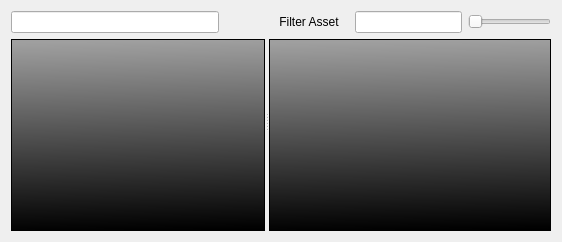
      <widget class="QWidget" name="tab_2">
       <attribute name="title">
        <string>Asset Browser</string>
       </attribute>
       <layout class="QVBoxLayout" name="verticalLayout_4">
        <item>
         <widget class="QSplitter" name="splitter">
          <property name="orientation">
           <enum>Qt::Horizontal</enum>
          </property>
          <widget class="QWidget" name="layoutWidget">
           <layout class="QVBoxLayout" name="verticalLayout_2">
            <property name="sizeConstraint">
             <enum>QLayout::SetMaximumSize</enum>
            </property>
            <item>
             <layout class="QHBoxLayout" name="horizontalLayout_2">
              <property name="sizeConstraint">
               <enum>QLayout::SetMaximumSize</enum>
              </property>
              <item>
               <widget class="QLineEdit" name="ldtFilter_2">
                <property name="sizePolicy">
                 <sizepolicy hsizetype="Preferred" vsizetype="Fixed">
                  <horstretch>0</horstretch>
                  <verstretch>0</verstretch>
                 </sizepolicy>
                </property>
               </widget>
              </item>
              <item>
               <widget class="QPushButton" name="pushButton">
                <property name="sizePolicy">
                 <sizepolicy hsizetype="Fixed" vsizetype="Fixed">
                  <horstretch>0</horstretch>
                  <verstretch>0</verstretch>
                 </sizepolicy>
                </property>
                <property name="text">
                 <string/>
                </property>
                <property name="icon">
                 <iconset resource="../../../source/icons/IconResource.qrc">
                  <normaloff>:/Project/arrow-down.png</normaloff>:/Project/arrow-down.png</iconset>
                </property>
                <property name="iconSize">
                 <size>
                  <width>20</width>
                  <height>20</height>
                 </size>
                </property>
                <property name="flat">
                 <bool>true</bool>
                </property>
               </widget>
              </item>
             </layout>
            </item>
            <item>
             <widget class="QTreeView" name="treeViewPath">
              <property name="enabled">
               <bool>true</bool>
              </property>
              <property name="sizePolicy">
               <sizepolicy hsizetype="Preferred" vsizetype="Expanding">
                <horstretch>0</horstretch>
                <verstretch>0</verstretch>
               </sizepolicy>
              </property>
              <property name="palette">
               <palette>
                <active>
                 <colorrole role="WindowText">
                  <brush brushstyle="SolidPattern">
                   <color alpha="255">
                    <red>255</red>
                    <green>255</green>
                    <blue>255</blue>
                   </color>
                  </brush>
                 </colorrole>
                 <colorrole role="Button">
                  <brush brushstyle="LinearGradientPattern">
                   <gradient startx="0.517000000000000" starty="1.000000000000000" endx="0.498000000000000" endy="0.011000000000000" type="LinearGradient" spread="PadSpread" coordinatemode="ObjectBoundingMode">
                    <gradientstop position="0.000000000000000">
                     <color alpha="255">
                      <red>0</red>
                      <green>0</green>
                      <blue>0</blue>
                     </color>
                    </gradientstop>
                    <gradientstop position="1.000000000000000">
                     <color alpha="255">
                      <red>159</red>
                      <green>159</green>
                      <blue>159</blue>
                     </color>
                    </gradientstop>
                   </gradient>
                  </brush>
                 </colorrole>
                 <colorrole role="Light">
                  <brush brushstyle="SolidPattern">
                   <color alpha="255">
                    <red>0</red>
                    <green>255</green>
                    <blue>0</blue>
                   </color>
                  </brush>
                 </colorrole>
                 <colorrole role="Midlight">
                  <brush brushstyle="SolidPattern">
                   <color alpha="255">
                    <red>0</red>
                    <green>212</green>
                    <blue>0</blue>
                   </color>
                  </brush>
                 </colorrole>
                 <colorrole role="Dark">
                  <brush brushstyle="SolidPattern">
                   <color alpha="255">
                    <red>0</red>
                    <green>85</green>
                    <blue>0</blue>
                   </color>
                  </brush>
                 </colorrole>
                 <colorrole role="Mid">
                  <brush brushstyle="SolidPattern">
                   <color alpha="255">
                    <red>0</red>
                    <green>113</green>
                    <blue>0</blue>
                   </color>
                  </brush>
                 </colorrole>
                 <colorrole role="Text">
                  <brush brushstyle="SolidPattern">
                   <color alpha="255">
                    <red>255</red>
                    <green>255</green>
                    <blue>255</blue>
                   </color>
                  </brush>
                 </colorrole>
                 <colorrole role="BrightText">
                  <brush brushstyle="SolidPattern">
                   <color alpha="255">
                    <red>255</red>
                    <green>255</green>
                    <blue>255</blue>
                   </color>
                  </brush>
                 </colorrole>
                 <colorrole role="ButtonText">
                  <brush brushstyle="SolidPattern">
                   <color alpha="255">
                    <red>255</red>
                    <green>255</green>
                    <blue>255</blue>
                   </color>
                  </brush>
                 </colorrole>
                 <colorrole role="Base">
                  <brush brushstyle="LinearGradientPattern">
                   <gradient startx="0.517000000000000" starty="1.000000000000000" endx="0.498000000000000" endy="0.011000000000000" type="LinearGradient" spread="PadSpread" coordinatemode="ObjectBoundingMode">
                    <gradientstop position="0.000000000000000">
                     <color alpha="255">
                      <red>0</red>
                      <green>0</green>
                      <blue>0</blue>
                     </color>
                    </gradientstop>
                    <gradientstop position="1.000000000000000">
                     <color alpha="255">
                      <red>159</red>
                      <green>159</green>
                      <blue>159</blue>
                     </color>
                    </gradientstop>
                   </gradient>
                  </brush>
                 </colorrole>
                 <colorrole role="Window">
                  <brush brushstyle="LinearGradientPattern">
                   <gradient startx="0.517000000000000" starty="1.000000000000000" endx="0.498000000000000" endy="0.011000000000000" type="LinearGradient" spread="PadSpread" coordinatemode="ObjectBoundingMode">
                    <gradientstop position="0.000000000000000">
                     <color alpha="255">
                      <red>0</red>
                      <green>0</green>
                      <blue>0</blue>
                     </color>
                    </gradientstop>
                    <gradientstop position="1.000000000000000">
                     <color alpha="255">
                      <red>159</red>
                      <green>159</green>
                      <blue>159</blue>
                     </color>
                    </gradientstop>
                   </gradient>
                  </brush>
                 </colorrole>
                 <colorrole role="Shadow">
                  <brush brushstyle="SolidPattern">
                   <color alpha="255">
                    <red>0</red>
                    <green>0</green>
                    <blue>0</blue>
                   </color>
                  </brush>
                 </colorrole>
                 <colorrole role="AlternateBase">
                  <brush brushstyle="SolidPattern">
                   <color alpha="255">
                    <red>127</red>
                    <green>212</green>
                    <blue>127</blue>
                   </color>
                  </brush>
                 </colorrole>
                 <colorrole role="ToolTipBase">
                  <brush brushstyle="SolidPattern">
                   <color alpha="255">
                    <red>255</red>
                    <green>255</green>
                    <blue>220</blue>
                   </color>
                  </brush>
                 </colorrole>
                 <colorrole role="ToolTipText">
                  <brush brushstyle="SolidPattern">
                   <color alpha="255">
                    <red>0</red>
                    <green>0</green>
                    <blue>0</blue>
                   </color>
                  </brush>
                 </colorrole>
                </active>
                <inactive>
                 <colorrole role="WindowText">
                  <brush brushstyle="SolidPattern">
                   <color alpha="255">
                    <red>255</red>
                    <green>255</green>
                    <blue>255</blue>
                   </color>
                  </brush>
                 </colorrole>
                 <colorrole role="Button">
                  <brush brushstyle="LinearGradientPattern">
                   <gradient startx="0.517000000000000" starty="1.000000000000000" endx="0.498000000000000" endy="0.011000000000000" type="LinearGradient" spread="PadSpread" coordinatemode="ObjectBoundingMode">
                    <gradientstop position="0.000000000000000">
                     <color alpha="255">
                      <red>0</red>
                      <green>0</green>
                      <blue>0</blue>
                     </color>
                    </gradientstop>
                    <gradientstop position="1.000000000000000">
                     <color alpha="255">
                      <red>159</red>
                      <green>159</green>
                      <blue>159</blue>
                     </color>
                    </gradientstop>
                   </gradient>
                  </brush>
                 </colorrole>
                 <colorrole role="Light">
                  <brush brushstyle="SolidPattern">
                   <color alpha="255">
                    <red>0</red>
                    <green>255</green>
                    <blue>0</blue>
                   </color>
                  </brush>
                 </colorrole>
                 <colorrole role="Midlight">
                  <brush brushstyle="SolidPattern">
                   <color alpha="255">
                    <red>0</red>
                    <green>212</green>
                    <blue>0</blue>
                   </color>
                  </brush>
                 </colorrole>
                 <colorrole role="Dark">
                  <brush brushstyle="SolidPattern">
                   <color alpha="255">
                    <red>0</red>
                    <green>85</green>
                    <blue>0</blue>
                   </color>
                  </brush>
                 </colorrole>
                 <colorrole role="Mid">
                  <brush brushstyle="SolidPattern">
                   <color alpha="255">
                    <red>0</red>
                    <green>113</green>
                    <blue>0</blue>
                   </color>
                  </brush>
                 </colorrole>
                 <colorrole role="Text">
                  <brush brushstyle="SolidPattern">
                   <color alpha="255">
                    <red>255</red>
                    <green>255</green>
                    <blue>255</blue>
                   </color>
                  </brush>
                 </colorrole>
                 <colorrole role="BrightText">
                  <brush brushstyle="SolidPattern">
                   <color alpha="255">
                    <red>255</red>
                    <green>255</green>
                    <blue>255</blue>
                   </color>
                  </brush>
                 </colorrole>
                 <colorrole role="ButtonText">
                  <brush brushstyle="SolidPattern">
                   <color alpha="255">
                    <red>255</red>
                    <green>255</green>
                    <blue>255</blue>
                   </color>
                  </brush>
                 </colorrole>
                 <colorrole role="Base">
                  <brush brushstyle="LinearGradientPattern">
                   <gradient startx="0.517000000000000" starty="1.000000000000000" endx="0.498000000000000" endy="0.011000000000000" type="LinearGradient" spread="PadSpread" coordinatemode="ObjectBoundingMode">
                    <gradientstop position="0.000000000000000">
                     <color alpha="255">
                      <red>0</red>
                      <green>0</green>
                      <blue>0</blue>
                     </color>
                    </gradientstop>
                    <gradientstop position="1.000000000000000">
                     <color alpha="255">
                      <red>159</red>
                      <green>159</green>
                      <blue>159</blue>
                     </color>
                    </gradientstop>
                   </gradient>
                  </brush>
                 </colorrole>
                 <colorrole role="Window">
                  <brush brushstyle="LinearGradientPattern">
                   <gradient startx="0.517000000000000" starty="1.000000000000000" endx="0.498000000000000" endy="0.011000000000000" type="LinearGradient" spread="PadSpread" coordinatemode="ObjectBoundingMode">
                    <gradientstop position="0.000000000000000">
                     <color alpha="255">
                      <red>0</red>
                      <green>0</green>
                      <blue>0</blue>
                     </color>
                    </gradientstop>
                    <gradientstop position="1.000000000000000">
                     <color alpha="255">
                      <red>159</red>
                      <green>159</green>
                      <blue>159</blue>
                     </color>
                    </gradientstop>
                   </gradient>
                  </brush>
                 </colorrole>
                 <colorrole role="Shadow">
                  <brush brushstyle="SolidPattern">
                   <color alpha="255">
                    <red>0</red>
                    <green>0</green>
                    <blue>0</blue>
                   </color>
                  </brush>
                 </colorrole>
                 <colorrole role="AlternateBase">
                  <brush brushstyle="SolidPattern">
                   <color alpha="255">
                    <red>127</red>
                    <green>212</green>
                    <blue>127</blue>
                   </color>
                  </brush>
                 </colorrole>
                 <colorrole role="ToolTipBase">
                  <brush brushstyle="SolidPattern">
                   <color alpha="255">
                    <red>255</red>
                    <green>255</green>
                    <blue>220</blue>
                   </color>
                  </brush>
                 </colorrole>
                 <colorrole role="ToolTipText">
                  <brush brushstyle="SolidPattern">
                   <color alpha="255">
                    <red>0</red>
                    <green>0</green>
                    <blue>0</blue>
                   </color>
                  </brush>
                 </colorrole>
                </inactive>
                <disabled>
                 <colorrole role="WindowText">
                  <brush brushstyle="SolidPattern">
                   <color alpha="255">
                    <red>255</red>
                    <green>255</green>
                    <blue>255</blue>
                   </color>
                  </brush>
                 </colorrole>
                 <colorrole role="Button">
                  <brush brushstyle="LinearGradientPattern">
                   <gradient startx="0.517000000000000" starty="1.000000000000000" endx="0.498000000000000" endy="0.011000000000000" type="LinearGradient" spread="PadSpread" coordinatemode="ObjectBoundingMode">
                    <gradientstop position="0.000000000000000">
                     <color alpha="255">
                      <red>0</red>
                      <green>0</green>
                      <blue>0</blue>
                     </color>
                    </gradientstop>
                    <gradientstop position="1.000000000000000">
                     <color alpha="255">
                      <red>159</red>
                      <green>159</green>
                      <blue>159</blue>
                     </color>
                    </gradientstop>
                   </gradient>
                  </brush>
                 </colorrole>
                 <colorrole role="Light">
                  <brush brushstyle="SolidPattern">
                   <color alpha="255">
                    <red>0</red>
                    <green>255</green>
                    <blue>0</blue>
                   </color>
                  </brush>
                 </colorrole>
                 <colorrole role="Midlight">
                  <brush brushstyle="SolidPattern">
                   <color alpha="255">
                    <red>0</red>
                    <green>212</green>
                    <blue>0</blue>
                   </color>
                  </brush>
                 </colorrole>
                 <colorrole role="Dark">
                  <brush brushstyle="SolidPattern">
                   <color alpha="255">
                    <red>0</red>
                    <green>85</green>
                    <blue>0</blue>
                   </color>
                  </brush>
                 </colorrole>
                 <colorrole role="Mid">
                  <brush brushstyle="SolidPattern">
                   <color alpha="255">
                    <red>0</red>
                    <green>113</green>
                    <blue>0</blue>
                   </color>
                  </brush>
                 </colorrole>
                 <colorrole role="Text">
                  <brush brushstyle="SolidPattern">
                   <color alpha="255">
                    <red>255</red>
                    <green>255</green>
                    <blue>255</blue>
                   </color>
                  </brush>
                 </colorrole>
                 <colorrole role="BrightText">
                  <brush brushstyle="SolidPattern">
                   <color alpha="255">
                    <red>255</red>
                    <green>255</green>
                    <blue>255</blue>
                   </color>
                  </brush>
                 </colorrole>
                 <colorrole role="ButtonText">
                  <brush brushstyle="SolidPattern">
                   <color alpha="255">
                    <red>255</red>
                    <green>255</green>
                    <blue>255</blue>
                   </color>
                  </brush>
                 </colorrole>
                 <colorrole role="Base">
                  <brush brushstyle="LinearGradientPattern">
                   <gradient startx="0.517000000000000" starty="1.000000000000000" endx="0.498000000000000" endy="0.011000000000000" type="LinearGradient" spread="PadSpread" coordinatemode="ObjectBoundingMode">
                    <gradientstop position="0.000000000000000">
                     <color alpha="255">
                      <red>0</red>
                      <green>0</green>
                      <blue>0</blue>
                     </color>
                    </gradientstop>
                    <gradientstop position="1.000000000000000">
                     <color alpha="255">
                      <red>159</red>
                      <green>159</green>
                      <blue>159</blue>
                     </color>
                    </gradientstop>
                   </gradient>
                  </brush>
                 </colorrole>
                 <colorrole role="Window">
                  <brush brushstyle="LinearGradientPattern">
                   <gradient startx="0.517000000000000" starty="1.000000000000000" endx="0.498000000000000" endy="0.011000000000000" type="LinearGradient" spread="PadSpread" coordinatemode="ObjectBoundingMode">
                    <gradientstop position="0.000000000000000">
                     <color alpha="255">
                      <red>0</red>
                      <green>0</green>
                      <blue>0</blue>
                     </color>
                    </gradientstop>
                    <gradientstop position="1.000000000000000">
                     <color alpha="255">
                      <red>159</red>
                      <green>159</green>
                      <blue>159</blue>
                     </color>
                    </gradientstop>
                   </gradient>
                  </brush>
                 </colorrole>
                 <colorrole role="Shadow">
                  <brush brushstyle="SolidPattern">
                   <color alpha="255">
                    <red>0</red>
                    <green>0</green>
                    <blue>0</blue>
                   </color>
                  </brush>
                 </colorrole>
                 <colorrole role="AlternateBase">
                  <brush brushstyle="SolidPattern">
                   <color alpha="255">
                    <red>0</red>
                    <green>170</green>
                    <blue>0</blue>
                   </color>
                  </brush>
                 </colorrole>
                 <colorrole role="ToolTipBase">
                  <brush brushstyle="SolidPattern">
                   <color alpha="255">
                    <red>255</red>
                    <green>255</green>
                    <blue>220</blue>
                   </color>
                  </brush>
                 </colorrole>
                 <colorrole role="ToolTipText">
                  <brush brushstyle="SolidPattern">
                   <color alpha="255">
                    <red>0</red>
                    <green>0</green>
                    <blue>0</blue>
                   </color>
                  </brush>
                 </colorrole>
                </disabled>
               </palette>
              </property>
              <property name="font">
               <font>
                <underline>false</underline>
                <strikeout>false</strikeout>
                <kerning>true</kerning>
               </font>
              </property>
              <property name="contextMenuPolicy">
               <enum>Qt::CustomContextMenu</enum>
              </property>
              <property name="styleSheet">
               <string notr="true">
background-color: qlineargradient(spread:pad, x1:0.517, y1:1, x2:0.498, y2:0.011, stop:0 rgba(0, 0, 0, 255), stop:1 rgba(159, 159, 159, 255));
color: rgb(255, 255, 255);
background-image: url(:/images/strip.png);</string>
              </property>
              <property name="lineWidth">
               <number>9</number>
              </property>
              <property name="midLineWidth">
               <number>16</number>
              </property>
              <property name="autoScrollMargin">
               <number>21</number>
              </property>
              <property name="dragEnabled">
               <bool>true</bool>
              </property>
              <property name="dragDropMode">
               <enum>QAbstractItemView::DragDrop</enum>
              </property>
              <property name="alternatingRowColors">
               <bool>false</bool>
              </property>
              <property name="selectionMode">
               <enum>QAbstractItemView::ExtendedSelection</enum>
              </property>
              <property name="selectionBehavior">
               <enum>QAbstractItemView::SelectItems</enum>
              </property>
              <property name="iconSize">
               <size>
                <width>20</width>
                <height>20</height>
               </size>
              </property>
              <property name="uniformRowHeights">
               <bool>true</bool>
              </property>
              <property name="itemsExpandable">
               <bool>true</bool>
              </property>
              <property name="animated">
               <bool>true</bool>
              </property>
              <property name="wordWrap">
               <bool>true</bool>
              </property>
              <property name="headerHidden">
               <bool>true</bool>
              </property>
              <attribute name="headerVisible">
               <bool>false</bool>
              </attribute>
             </widget>
            </item>
           </layout>
          </widget>
          <widget class="QWidget" name="layoutWidget_2">
           <layout class="QVBoxLayout" name="verticalLayout_3">
            <item>
             <layout class="QHBoxLayout" name="horizontalLayout">
              <item>
               <widget class="QPushButton" name="btnSearch">
                <property name="sizePolicy">
                 <sizepolicy hsizetype="Fixed" vsizetype="Fixed">
                  <horstretch>0</horstretch>
                  <verstretch>0</verstretch>
                 </sizepolicy>
                </property>
                <property name="mouseTracking">
                 <bool>false</bool>
                </property>
                <property name="text">
                 <string>Filter Asset</string>
                </property>
                <property name="icon">
                 <iconset resource="../../../source/icons/IconResource.qrc">
                  <normaloff>:/Project/arrow-right.png</normaloff>:/Project/arrow-right.png</iconset>
                </property>
                <property name="flat">
                 <bool>true</bool>
                </property>
               </widget>
              </item>
              <item>
               <widget class="QLineEdit" name="ldtFilter">
                <property name="sizePolicy">
                 <sizepolicy hsizetype="Preferred" vsizetype="Fixed">
                  <horstretch>0</horstretch>
                  <verstretch>0</verstretch>
                 </sizepolicy>
                </property>
               </widget>
              </item>
              <item>
               <widget class="QSlider" name="horizontalSlider">
                <property name="sizePolicy">
                 <sizepolicy hsizetype="Maximum" vsizetype="Fixed">
                  <horstretch>0</horstretch>
                  <verstretch>0</verstretch>
                 </sizepolicy>
                </property>
                <property name="orientation">
                 <enum>Qt::Horizontal</enum>
                </property>
               </widget>
              </item>
             </layout>
            </item>
            <item>
             <widget class="QGraphicsView" name="graphicsView">
              <property name="sizePolicy">
               <sizepolicy hsizetype="Preferred" vsizetype="Expanding">
                <horstretch>0</horstretch>
                <verstretch>0</verstretch>
               </sizepolicy>
              </property>
              <property name="mouseTracking">
               <bool>true</bool>
              </property>
              <property name="styleSheet">
               <string notr="true">background-color: qlineargradient(spread:pad, x1:0.517, y1:1, x2:0.498, y2:0.011, stop:0 rgba(0, 0, 0, 255), stop:1 rgba(159, 159, 159, 255));
color: rgb(255, 255, 255);
background-image: url(:/images/strip.png);</string>
              </property>
             </widget>
            </item>
           </layout>
          </widget>
         </widget>
        </item>
       </layout>
      </widget>
